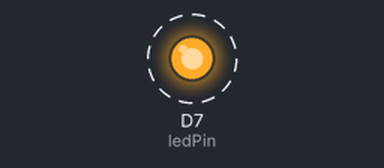
This sketch was run on a simulated ESP8266 (NodeMCU). On the bench: output pins drawn as LEDs (lit = HIGH). Dashed ring = blinking. WiFi joins after 1.5 s; servers stay silent unless stated.

Above: at 2.3 s.
Timing chart, 0 to 6.4 s (numbered marks = the images above):
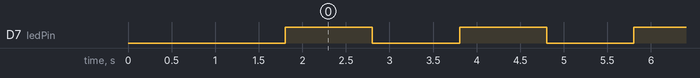

Measured:
- by itself, D7 (ledPin): alternates HIGH for 1.0 s and LOW for 1.0 s

The sketch:

connect_board.ino
```cpp
/*************************************************************

  This is a simple demo of sending and receiving some data.
  Be sure to check out other examples!
 *************************************************************/

/* Fill-in information from Blynk Device Info here */
#define BLYNK_TEMPLATE_ID           "TMPL2O_U0GViX"
#define BLYNK_TEMPLATE_NAME         "Quickstart Template"
#define BLYNK_AUTH_TOKEN            "Hxt1UA5vfcFeBXrRY1xB6uxMs467GVrt"

/* Comment this out to disable prints and save space */
#define BLYNK_PRINT Serial

#include <ESP8266WiFi.h>
#include <BlynkSimpleEsp8266.h>

char ssid[] = "POCO F3";
char pass[] = "santigugon";

const int ledPin = D7;
BlynkTimer timer;
int ledState = LOW; // Variable to store the LED state

void myTimerEvent()
{
  // Your code to be executed at the specified interval goes here
  digitalWrite(ledPin, !digitalRead(ledPin)); // Toggle the LED state
  ledState = digitalRead(ledPin); // Update the LED state variable
}

void setup()
{
  Serial.begin(115200);
  Blynk.begin(BLYNK_AUTH_TOKEN, ssid, pass);
  pinMode(ledPin, OUTPUT);

  // Set the LED state based on the stored variable
  digitalWrite(ledPin, ledState);

  // Set up a timer to run the myTimerEvent function every second
  timer.setInterval(1000L, myTimerEvent);
}

void loop()
{
  Blynk.run();
  timer.run();
}

BLYNK_WRITE(V0)
{
  int value = param.asInt();
  // Your code to respond to the V0 state change goes here
  // You can add custom behavior based on the value received
  if (value == 1) {
    // Perform an action when V0 is set to 1
    digitalWrite(ledPin, HIGH);
    ledState = HIGH; // Update the LED state variable
  } else {
    // Perform a different action when V0 is set to 0
    digitalWrite(ledPin, LOW);
    ledState = LOW; // Update the LED state variable
  }
}

BLYNK_CONNECTED()
{
  digitalWrite(ledPin, HIGH);
  ledState = HIGH; // Update the LED state variable
  // Code to run when the device is connected to Blynk server
  // You can add custom behavior here
}
```
